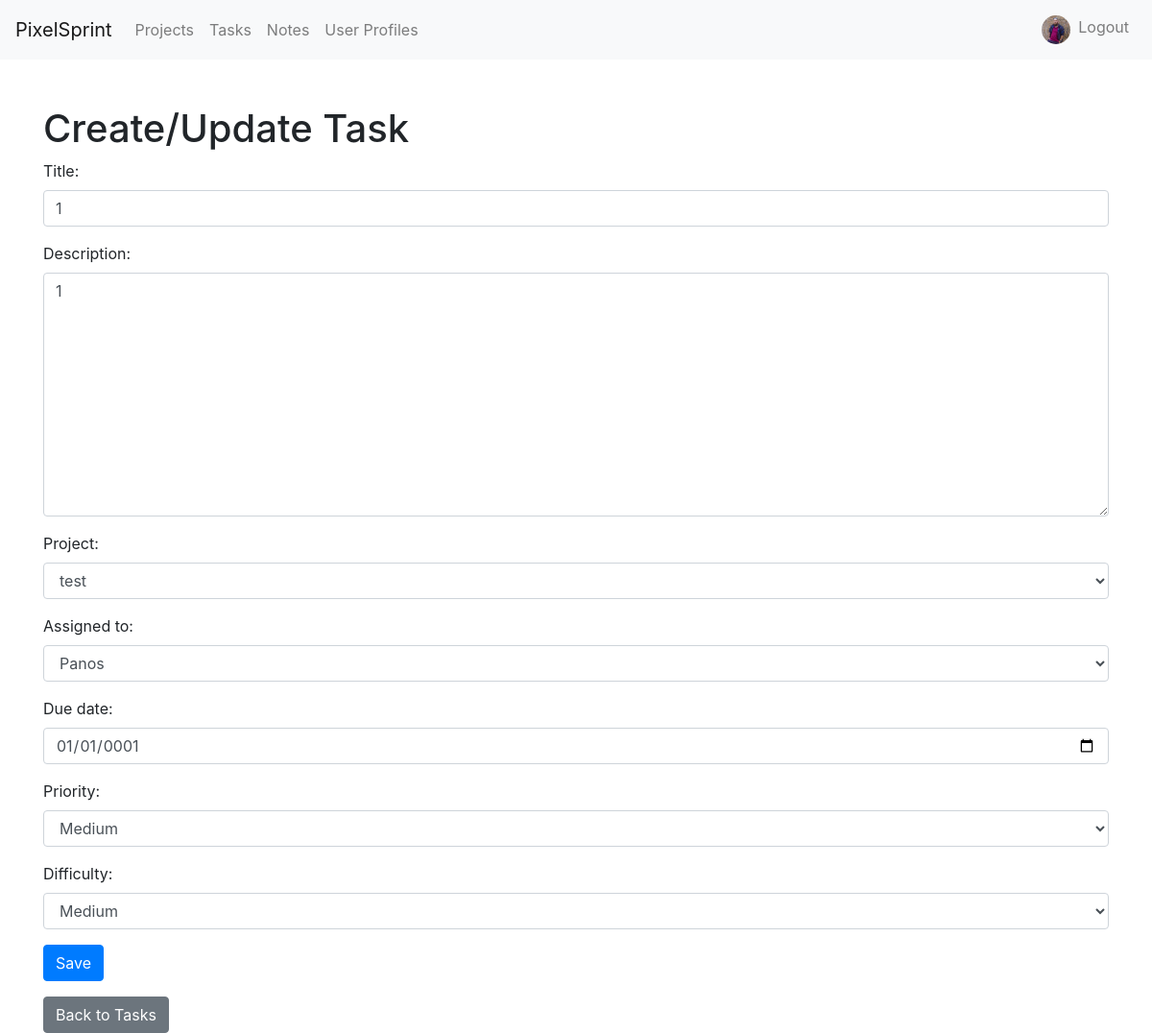
The page /tasks/update/24/ (signed in) on the database its author committed.
### project/models.py (models this page shows, shortened)
class UserProfile(models.Model):
    user = models.OneToOneField(User, on_delete=models.CASCADE)
    xp = models.PositiveIntegerField(default=0)
    profile_picture = models.ImageField(upload_to='profile_pictures/', null=True, blank=True)
    color = models.CharField(max_length=7, default='#00ff00')  # Default color is green
    def __str__(self):
        return self.user.username

class Task(models.Model):
    title = models.CharField(max_length=255)
    description = models.TextField()
    project = models.ForeignKey(Project, on_delete=models.CASCADE, related_name='tasks')
    assigned_to = models.ForeignKey(UserProfile, on_delete=models.CASCADE, related_name='assigned_tasks', unique=False)
    due_date = models.DateField()
    xp_reward = models.PositiveIntegerField(default=1)
    priority = models.CharField(
        max_length=20,
        choices=[
            ('Critical', 'Critical'),
            ('High', 'High'),
            ('Medium', 'Medium'),
            ('Low', 'Low'),
        ],
        default='Medium'
    )
    difficulty = models.CharField(
        max_length=20,
        choices=[
            ('Easy', 'Easy'),
            ('Medium', 'Medium'),
            ('Hard', 'Hard'),
            ('Very Hard', 'Very Hard'),
            ('Extreme', 'Extreme'),
        ],
        default='Medium'
    )
    position = models.PositiveIntegerField(default=0)
    status = models.ForeignKey(Status, on_delete=models.CASCADE, related_name='tasks', default=1)

### project/views.py (the view)
# urls.py: path('tasks/update/<int:task_id>/', views.update_task, name='update_task'),
def update_task(request, task_id):
    task = get_object_or_404(Task, id=task_id)
    if request.method == 'POST':
        form = TaskForm(request.POST, instance=task)
        if form.is_valid():
            form.save()
            return HttpResponseRedirect(reverse('task_list'))
    else:
        form = TaskForm(instance=task)
    return render(request, 'task_form.html', {'form': form})

### project/forms.py
class TaskForm(forms.ModelForm):
    class Meta:
        model = Task
        fields = ['title', 'description', 'project', 'assigned_to', 'due_date', 'priority', 'difficulty']
        widgets = {
            'due_date': forms.DateInput(attrs={'type': 'date'}),
        }
    def __init__(self, *args, **kwargs):
        super().__init__(*args, **kwargs)
        for field in self.fields:
            self.fields[field].widget.attrs.update({'class': 'form-control'})

### project/models.py (called while the page is built)
    def __str__(self):
        return self.title

### project/templates/task_form.html (shortened to what this page needs)
{% extends 'base.html' %}
{% block content %}
  <div class="container mt-5">
    <h1>Create/Update Task</h1>
    <form method="post" action="">
      {% for field in form %}
        <div class="form-group{% if field.errors %} has-error{% endif %}">
          {{ field.label_tag }}
          {{ field }}
        </div>
      {% endfor %}
      <button type="submit" class="btn btn-primary">Save</button>
    </form>
    <a href="{% url 'task_list' %}" class="btn btn-secondary mt-3">Back to Tasks</a>
  </div>
{% endblock %}

### project/templates/base.html (shortened to what this page needs)
<!DOCTYPE html>
<html lang="en">
<head>
<link rel="stylesheet" href="https://maxcdn.bootstrapcdn.com/bootstrap/4.5.2/css/bootstrap.min.css">
<link rel="stylesheet" href="https://cdn.jsdelivr.net/npm/bootstrap-icons@1.11.3/font/bootstrap-icons.min.css">    {% block styles %}{% endblock %}
</head>
<body>
    <nav class="navbar navbar-expand-lg navbar-light bg-light">
        <a class="navbar-brand" href="{% url 'homepage' %}">PixelSprint</a>
        <div class="collapse navbar-collapse" id="navbarNav">
            <ul class="navbar-nav">
            {% if user.is_authenticated %}
                <li class="nav-item">
                    <a class="nav-link" href="{% url 'project_list' %}">Projects</a>
                </li>
                <li class="nav-item">
                    <a class="nav-link" href="{% url 'task_list' %}">Tasks</a>
                </li>
                <li class="nav-item">
                    <a class="nav-link" href="{% url 'note_list' %}">Notes</a>
                </li>
                <li class="nav-item">
                    <a class="nav-link" href="{% url 'userprofile_list' %}">User Profiles</a>
                </li>
            {% endif %}
            </ul>
            <ul class="navbar-nav ml-auto">
                {% if user.is_authenticated %}
                    <li class="nav-item">
    <span class="navbar-text">
                {% if user.userprofile.profile_picture %}
                    <a href="{% url 'user_profile_form' %}">
                        <img src="{{ user.userprofile.profile_picture.url }}" alt="{{ user.username }}" class="rounded-circle" width="30" height="30" style="cursor: pointer;" onclick="window.location.href='{% url 'user_profile_form' %}'">
                    </a>
                {% else %}
                    <div class="custom-avatar" style="background-color: {{ user.userprofile.color }};" onclick="window.location.href='{% url 'userprofile_detail' user.userprofile.id %}'">
                                {{ user.username|slice:":4:" }}
                            </div>
                {% endif %}
                <li class="nav-item">
                        <a class="nav-link" href="{% url 'logout' %}">Logout</a>
                    </li>
            </span>
</li>
                {% endif %}
            </ul>
        </div>
    </nav>
    <div class="container-fluid w-100">
    {% block content %}{% endblock %}
</div>
</body>
</html>

### rows shown on the page
Task: form "1" "1" "test" "Panos" "01/01/0001" "Medium" "Medium"

### other values the page prints
{{ field.label_tag }} "Title:" "Description:" "Project:" "Assigned to:" "Due date:" "Priority:" "Difficulty:"
